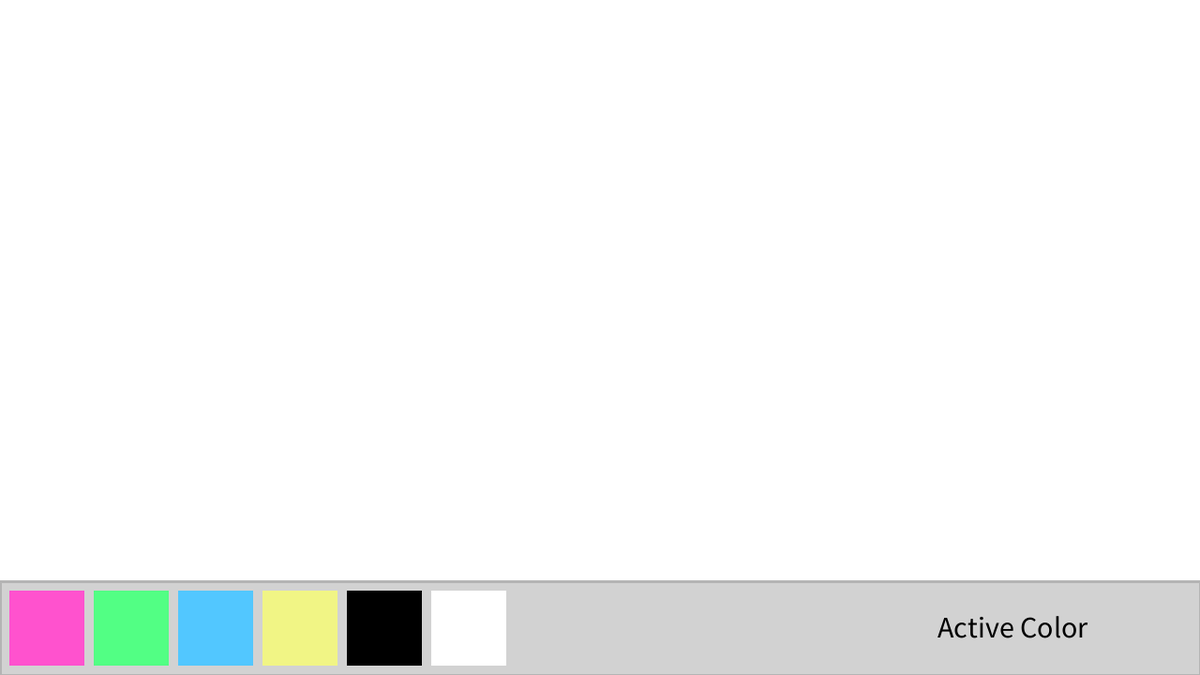
Frame 1 (no input)
Frame 60 (the mouse pressed at the canvas centre just before this capture): identical to frame 1, image omitted
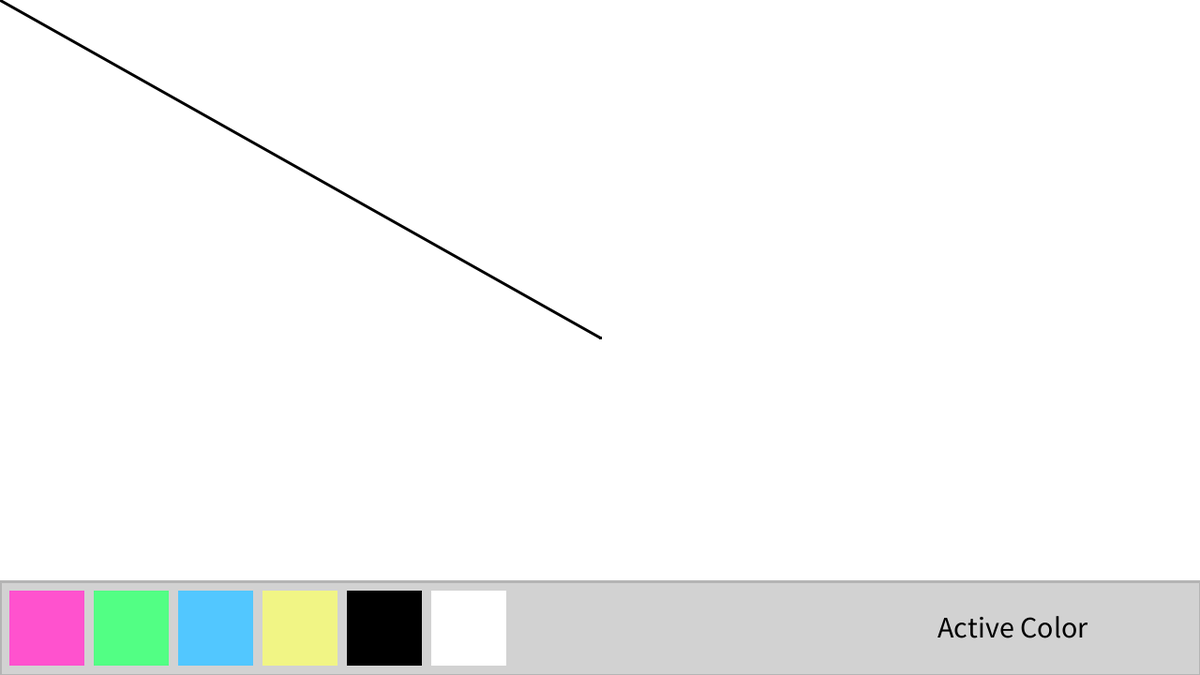
Frame 120 (the mouse held since frame 60 and released just before this capture)

The Processing sketch that drew these frames (run headless with seeded random() and noise(); from frame 60 on, the mouse is pressed at the canvas centre):

// Processing sketch: colorPicker
// ── colorPicker.pde
int uiWidth = 1280;
int uiHeight = 100;

int btnY = 720 - uiHeight + 10;
int btnSize = 80;

color brushColor = color(0);
color magenta = color(255, 82, 206);
color green = color(82, 255, 132);
color blue = color(82, 199, 255);
color yellow = color(241, 245, 133);
color black = color(0);
color white = color(255);

void setup() {
  size(1280, 720);
  background(255);
}


void draw() {
  //draw the brush
  drawBrush();
  
  //draw the UI
  drawUI();
}



void mousePressed() {
  //check if the mouse is inside a button when pressed
  checkButton();
}



void drawBrush() {
  if (mousePressed) {
    stroke(brushColor);
    line(mouseX, mouseY, pmouseX, pmouseY);
  }
}

void drawUI() {

  //draw the main ui drawer
  fill(210);
  stroke(180);
  strokeWeight(3);
  rect(0, height-uiHeight, uiWidth, uiHeight);

  //draw some colored squares
  noStroke();

  //magenta
  fill(magenta);
  rect(10, btnY, btnSize, btnSize);

  //green
  fill(green);
  rect(100, btnY, btnSize, btnSize);

  //blue
  fill(blue);
  rect(190, btnY, btnSize, btnSize);

  //yellow
  fill(yellow);
  rect(280, btnY, btnSize, btnSize);

  //black
  fill(black);
  rect(370, btnY, btnSize, btnSize);

  //white
  fill(white);
  rect(460, btnY, btnSize, btnSize);
  
  //draw the active brush color
  fill(brushColor);
  textSize(32);
  text("Active Color", 1000, btnY+50);
  
}


void checkButton() {
  //check if the brush is inside of the buttons
  // set brushcolor to the new color if it is
  
  if ( isInside( 10, btnY, btnSize, btnSize )) {
    brushColor = magenta;
  }

  if (isInside( 100, btnY, btnSize, btnSize ) ) {
    brushColor = green;
  }

  if (isInside( 190, btnY, btnSize, btnSize ) ) {
    brushColor = blue;
  }

  if (isInside( 280, btnY, btnSize, btnSize ) ) {
    brushColor = yellow;
  }

  if (isInside( 370, btnY, btnSize, btnSize ) ) {
    brushColor = black;
  }

  if (isInside( 460, btnY, btnSize, btnSize) ) {
    brushColor = white;
  }
}



Boolean isInside(int x, int y, int w, int h) {
  if (mouseX > x && mouseX < x+w && mouseY > y && mouseY < y+h ) {
    return true;
  } else {
    return false;
  }
}
